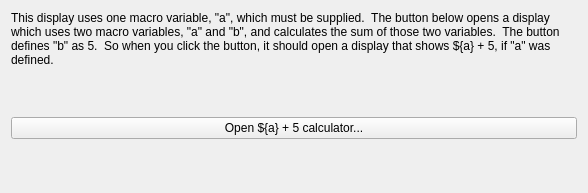
<?xml version="1.0" encoding="UTF-8"?>
<ui version="4.0">
 <class>Form</class>
 <widget class="QWidget" name="Form">
  <property name="geometry">
   <rect>
    <x>0</x>
    <y>0</y>
    <width>588</width>
    <height>193</height>
   </rect>
  </property>
  <property name="windowTitle">
   <string>Sending Macros to Python Displays</string>
  </property>
  <layout class="QVBoxLayout" name="verticalLayout">
   <item>
    <widget class="QLabel" name="label">
     <property name="sizePolicy">
      <sizepolicy hsizetype="Preferred" vsizetype="Minimum">
       <horstretch>0</horstretch>
       <verstretch>0</verstretch>
      </sizepolicy>
     </property>
     <property name="text">
      <string>This display uses one macro variable, &quot;a&quot;, which must be supplied.  The button below opens a display which uses two macro variables, &quot;a&quot; and &quot;b&quot;, and calculates the sum of those two variables.  The button defines &quot;b&quot; as 5.  So when you click the button, it should open a display that shows ${a} + 5, if &quot;a&quot; was defined.</string>
     </property>
     <property name="wordWrap">
      <bool>true</bool>
     </property>
    </widget>
   </item>
   <item>
    <spacer name="verticalSpacer">
     <property name="orientation">
      <enum>Qt::Vertical</enum>
     </property>
     <property name="sizeHint" stdset="0">
      <size>
       <width>20</width>
       <height>40</height>
      </size>
     </property>
    </spacer>
   </item>
   <item>
    <widget class="PyDMRelatedDisplayButton" name="PyDMRelatedDisplayButton">
     <property name="toolTip">
      <string/>
     </property>
     <property name="whatsThis">
      <string/>
     </property>
     <property name="text">
      <string>Open ${a} + 5 calculator...</string>
     </property>
     <property name="displayFilename">
      <string>macro_addition.py</string>
     </property>
     <property name="macros">
      <string>{&quot;b&quot;: 5}</string>
     </property>
    </widget>
   </item>
   <item>
    <spacer name="verticalSpacer_2">
     <property name="orientation">
      <enum>Qt::Vertical</enum>
     </property>
     <property name="sizeHint" stdset="0">
      <size>
       <width>20</width>
       <height>40</height>
      </size>
     </property>
    </spacer>
   </item>
  </layout>
 </widget>
 <customwidgets>
  <customwidget>
   <class>PyDMRelatedDisplayButton</class>
   <extends>QPushButton</extends>
   <header>pydm.widgets.related_display_button</header>
  </customwidget>
 </customwidgets>
 <resources/>
 <connections/>
</ui>
